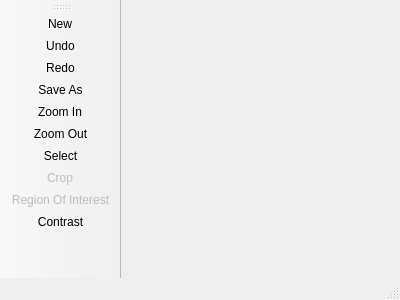
<?xml version="1.0" encoding="UTF-8"?>
<ui version="4.0">
 <class>MainWindow</class>
 <widget class="QMainWindow" name="MainWindow">
  <property name="geometry">
   <rect>
    <x>0</x>
    <y>0</y>
    <width>400</width>
    <height>300</height>
   </rect>
  </property>
  <property name="windowTitle">
   <string>MainWindow</string>
  </property>
  <widget class="CentralGridLayoutWidget" name="centralWidget"/>
  <widget class="QMenuBar" name="menuBar">
   <property name="geometry">
    <rect>
     <x>0</x>
     <y>0</y>
     <width>400</width>
     <height>21</height>
    </rect>
   </property>
  </widget>
  <widget class="QToolBar" name="mainToolBar">
   <property name="movable">
    <bool>true</bool>
   </property>
   <attribute name="toolBarArea">
    <enum>LeftToolBarArea</enum>
   </attribute>
   <attribute name="toolBarBreak">
    <bool>false</bool>
   </attribute>
   <addaction name="actionNew"/>
   <addaction name="actionUndo"/>
   <addaction name="actionRedo"/>
   <addaction name="actionSave_As"/>
   <addaction name="actionZoom_In"/>
   <addaction name="actionZoom_Out"/>
   <addaction name="actionSelect"/>
   <addaction name="actionCrop"/>
   <addaction name="actionRegion_Of_Interest"/>
   <addaction name="actionContrast"/>
  </widget>
  <widget class="QStatusBar" name="statusBar"/>
  <action name="actionNew">
   <property name="icon">
    <iconset>
     <normaloff>C:/Users/Umamaheswaran/Desktop/document-open-7.ico</normaloff>C:/Users/Umamaheswaran/Desktop/document-open-7.ico</iconset>
   </property>
   <property name="text">
    <string>New</string>
   </property>
   <property name="shortcut">
    <string>Ctrl+N</string>
   </property>
  </action>
  <action name="actionUndo">
   <property name="icon">
    <iconset>
     <normaloff>C:/Users/Umamaheswaran/Desktop/edit-undo-7.ico</normaloff>C:/Users/Umamaheswaran/Desktop/edit-undo-7.ico</iconset>
   </property>
   <property name="text">
    <string>Undo</string>
   </property>
   <property name="toolTip">
    <string>Undo</string>
   </property>
   <property name="shortcut">
    <string>Ctrl+Z</string>
   </property>
  </action>
  <action name="actionRedo">
   <property name="icon">
    <iconset>
     <normaloff>C:/Users/Umamaheswaran/Desktop/edit-redo-7.ico</normaloff>C:/Users/Umamaheswaran/Desktop/edit-redo-7.ico</iconset>
   </property>
   <property name="text">
    <string>Redo</string>
   </property>
   <property name="toolTip">
    <string>Redo</string>
   </property>
   <property name="shortcut">
    <string>Ctrl+Y</string>
   </property>
  </action>
  <action name="actionSave_As">
   <property name="icon">
    <iconset>
     <normaloff>C:/Users/Umamaheswaran/Desktop/document-save-as-5.ico</normaloff>C:/Users/Umamaheswaran/Desktop/document-save-as-5.ico</iconset>
   </property>
   <property name="text">
    <string>Save As</string>
   </property>
   <property name="shortcut">
    <string>Ctrl+Shift+S</string>
   </property>
  </action>
  <action name="actionZoom_In">
   <property name="icon">
    <iconset>
     <normaloff>C:/Users/Umamaheswaran/Desktop/zoom-in-3.ico</normaloff>C:/Users/Umamaheswaran/Desktop/zoom-in-3.ico</iconset>
   </property>
   <property name="text">
    <string>Zoom In</string>
   </property>
   <property name="shortcut">
    <string>Ctrl++</string>
   </property>
  </action>
  <action name="actionZoom_Out">
   <property name="icon">
    <iconset>
     <normaloff>C:/Users/Umamaheswaran/Desktop/zoom-out-3.ico</normaloff>C:/Users/Umamaheswaran/Desktop/zoom-out-3.ico</iconset>
   </property>
   <property name="text">
    <string>Zoom Out</string>
   </property>
   <property name="shortcut">
    <string>Ctrl+-</string>
   </property>
  </action>
  <action name="actionCrop">
   <property name="enabled">
    <bool>false</bool>
   </property>
   <property name="icon">
    <iconset>
     <normaloff>C:/Users/Umamaheswaran/Desktop/transform-crop-and-resize.ico</normaloff>C:/Users/Umamaheswaran/Desktop/transform-crop-and-resize.ico</iconset>
   </property>
   <property name="text">
    <string>Crop</string>
   </property>
   <property name="toolTip">
    <string>Crop</string>
   </property>
  </action>
  <action name="actionSelect">
   <property name="checkable">
    <bool>true</bool>
   </property>
   <property name="icon">
    <iconset>
     <normaloff>C:/Users/Umamaheswaran/Desktop/select-rectangular.ico</normaloff>C:/Users/Umamaheswaran/Desktop/select-rectangular.ico</iconset>
   </property>
   <property name="text">
    <string>Select</string>
   </property>
   <property name="toolTip">
    <string>Select</string>
   </property>
  </action>
  <action name="actionRegion_Of_Interest">
   <property name="enabled">
    <bool>false</bool>
   </property>
   <property name="icon">
    <iconset>
     <normaloff>C:/Users/Umamaheswaran/Desktop/select.ico</normaloff>C:/Users/Umamaheswaran/Desktop/select.ico</iconset>
   </property>
   <property name="text">
    <string>Region Of Interest</string>
   </property>
   <property name="toolTip">
    <string>Region Of Interest</string>
   </property>
  </action>
  <action name="actionContrast">
   <property name="icon">
    <iconset>
     <normaloff>C:/Users/Umamaheswaran/Desktop/Contrast.ico</normaloff>C:/Users/Umamaheswaran/Desktop/Contrast.ico</iconset>
   </property>
   <property name="text">
    <string>Contrast</string>
   </property>
   <property name="toolTip">
    <string>Auto Contrast</string>
   </property>
  </action>
 </widget>
 <layoutdefault spacing="6" margin="11"/>
 <customwidgets>
  <customwidget>
   <class>CentralGridLayoutWidget</class>
   <extends>QWidget</extends>
   <header>centralgridlayoutwidget.h</header>
   <container>1</container>
  </customwidget>
 </customwidgets>
 <resources/>
 <connections/>
</ui>
